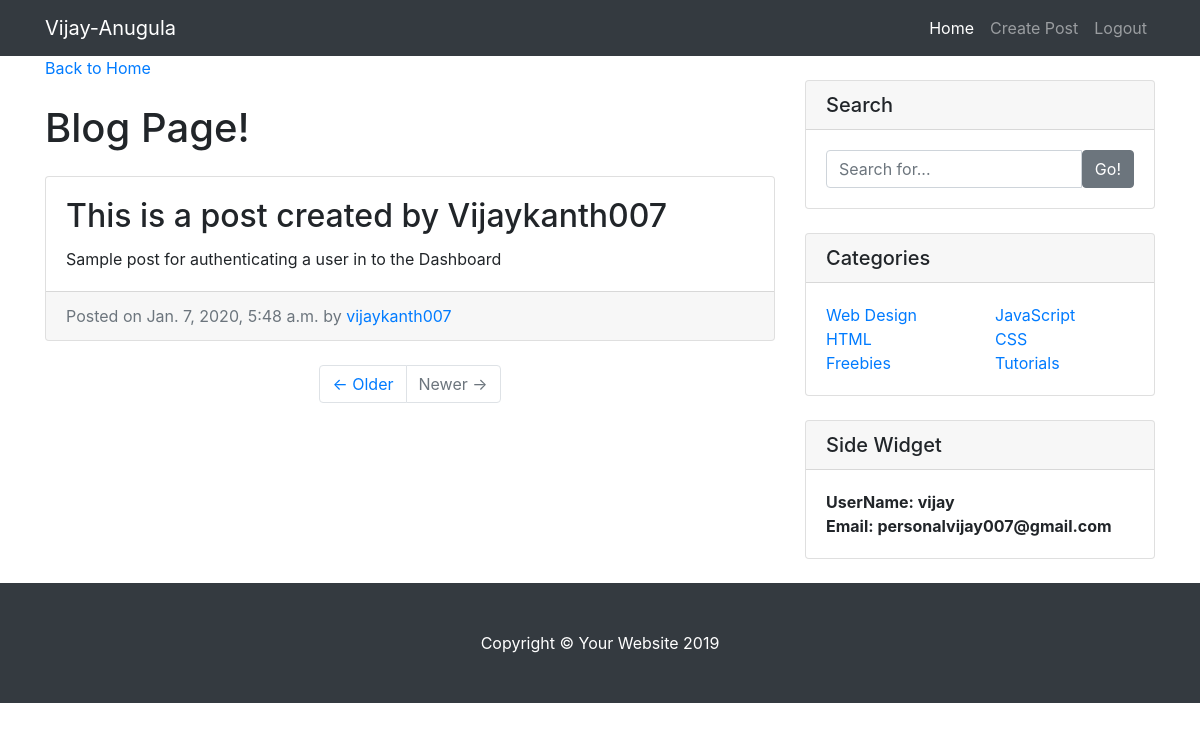
The app's page /10/ (signed in) with its own data.
### myapp/models.py (models this page shows, shortened)
class Entry(models.Model):
    title = models.CharField(max_length=100)
    body = models.TextField()
    date = models.DateTimeField(auto_now_add=True)
    author = models.ForeignKey(User, on_delete=models.CASCADE)

### myapp/views.py (the view)
# urls.py: path('<int:pk>/', EntryDetail.as_view(), name='detail'),
class EntryDetail(LoginRequiredMixin,DetailView):
    model = Entry
    template_name = 'myapp/entry_detail.html'

### templates/myapp/entry_detail.html
{% extends 'base.html' %}
{% block content %}
<div class="container">
    <div class="row">
        <div class="col-md-8">
            <a href="{% url 'myapp:home' %}" >Back to Home</a>
            <h1 class="my-4">Blog Page!
            </h1>
            <div class="card mb-4">
                <div class="card-body">
                    <h2 class="card-title">{{object.title}}</h2>
                    <p class="card-text">{{object.body}}</p>
                </div>
                <div class="card-footer text-muted">
                    Posted on {{object.date}} by
                    <a href="#">{{object.author}}</a>
                </div>
            </div>
            <ul class="pagination justify-content-center mb-4">
                <li class="page-item">
                    <a class="page-link" href="#">&larr; Older</a>
                </li>
                <li class="page-item disabled">
                    <a class="page-link" href="#">Newer &rarr;</a>
                </li>
            </ul>
        </div>
        <div class="col-md-4">
            <div class="card my-4">
                <h5 class="card-header">Search</h5>
                <div class="card-body">
                    <div class="input-group">
                        <input type="text" class="form-control" placeholder="Search for...">
                        <span class="input-group-btn">
                <button class="btn btn-secondary" type="button">Go!</button>
              </span>
                    </div>
                </div>
            </div>
            <div class="card my-4">
                <h5 class="card-header">Categories</h5>
                <div class="card-body">
                    <div class="row">
                        <div class="col-lg-6">
                            <ul class="list-unstyled mb-0">
                                <li>
                                    <a href="#">Web Design</a>
                                </li>
                                <li>
                                    <a href="#">HTML</a>
                                </li>
                                <li>
                                    <a href="#">Freebies</a>
                                </li>
                            </ul>
                        </div>
                        <div class="col-lg-6">
                            <ul class="list-unstyled mb-0">
                                <li>
                                    <a href="#">JavaScript</a>
                                </li>
                                <li>
                                    <a href="#">CSS</a>
                                </li>
                                <li>
                                    <a href="#">Tutorials</a>
                                </li>
                            </ul>
                        </div>
                    </div>
                </div>
            </div>
            <div class="card my-4">
                <h5 class="card-header">Side Widget</h5>
                <div class="card-body">
                    <strong> UserName: {{ user.username}} </strong> <br/>
                    <strong>Email: {{ user.email }}</strong>
                </div>
            </div>
        </div>
    </div>
</div>
{% endblock %}

### static/css/blog-home.css (style rules this page uses)
body { padding-top: 56px; }

### records on screen
Entry: title "This is a post created by Vijaykanth007", body "Sample post for authenticating a user in to the Dashboard", date "Jan. 7, 2020, 5:48 a.m.", author "vijaykanth007"

### other values on screen
{{ user.username }} "vijay"
{{ user.email }} "personalvijay007@gmail.com"
